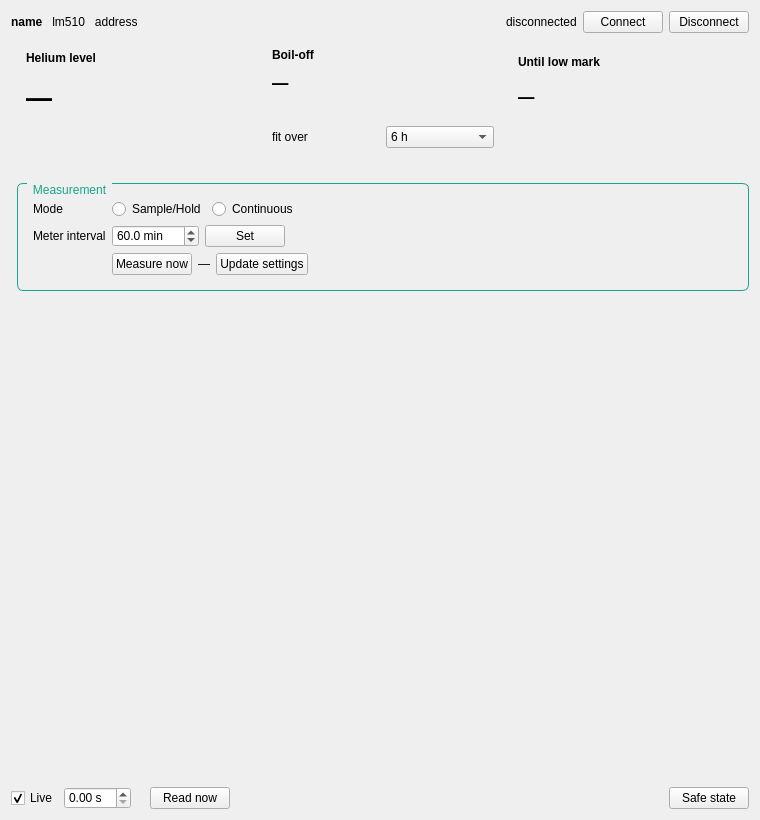
<?xml version="1.0" encoding="UTF-8"?>
<ui version="4.0">
 <author>GeneralMeasurements</author>
 <comment>Cryomagnetics LM-510 helium level panel (LM510Panel), after the legacy
HeliumMonitor.vi. Cards are QFrames with card=true and labels &lt;frame&gt;_caption / _value /
_sub. The fit combo's texts must match FITS in the code. Accent colour #17a589.</comment>
 <class>LM510Panel</class>
 <widget class="QWidget" name="LM510Panel">
  <property name="geometry">
   <rect><x>0</x><y>0</y><width>760</width><height>820</height></rect>
  </property>
  <property name="styleSheet">
   <string notr="true">QLabel[panelTitle=&quot;true&quot;] { background: #17a589; color: white; padding: 6px 10px; border-radius: 4px; font-size: 12pt; }
QGroupBox { border: 1px solid #17a589; border-radius: 6px; margin-top: 1.1em; padding: 6px; }
QGroupBox::title { subcontrol-origin: margin; left: 10px; padding: 0 4px; color: #17a589; font-weight: bold; }
QFrame[card=&quot;true&quot;] { border: 1px solid #17a589; border-left: 6px solid #17a589; border-radius: 6px; background: palette(base); }</string>
  </property>
  <layout class="QVBoxLayout" name="root" stretch="0,0,1,0,0">
   <item>
    <layout class="QHBoxLayout" name="head">
     <item>
      <widget class="QLabel" name="title">
       <property name="text"><string>&lt;b&gt;name&lt;/b&gt; &amp;nbsp; lm510 &amp;nbsp; address</string></property>
       <property name="panelTitle" stdset="0"><bool>true</bool></property>
      </widget>
     </item>
     <item><spacer name="head_stretch"><property name="orientation"><enum>Qt::Horizontal</enum></property><property name="sizeHint" stdset="0"><size><width>40</width><height>20</height></size></property></spacer></item>
     <item><widget class="QLabel" name="status"><property name="text"><string>disconnected</string></property></widget></item>
     <item><widget class="QPushButton" name="btn_connect"><property name="text"><string>Connect</string></property></widget></item>
     <item><widget class="QPushButton" name="btn_disconnect"><property name="text"><string>Disconnect</string></property></widget></item>
    </layout>
   </item>
   <item>
    <layout class="QHBoxLayout" name="top" stretch="0,1">
     <item><widget class="DewarGauge" name="dewar"/></item>
     <item>
      <layout class="QVBoxLayout" name="right">
       <item>
        <layout class="QHBoxLayout" name="cards">
         <item>
          <widget class="QFrame" name="cardLevel">
           <property name="card" stdset="0"><bool>true</bool></property>
           <layout class="QVBoxLayout" name="cardLevel_lay">
            <item><widget class="QLabel" name="cardLevel_caption"><property name="text"><string>&lt;b&gt;Helium level&lt;/b&gt;</string></property></widget></item>
            <item><widget class="QLabel" name="cardLevel_value"><property name="styleSheet"><string notr="true">font-size: 32pt; font-family: Consolas, monospace;</string></property><property name="text"><string>—</string></property></widget></item>
            <item><widget class="QLabel" name="cardLevel_sub"><property name="styleSheet"><string notr="true">color: palette(mid);</string></property><property name="text"><string/></property></widget></item>
           </layout>
          </widget>
         </item>
         <item>
          <widget class="QFrame" name="cardBoil">
           <property name="card" stdset="0"><bool>true</bool></property>
           <layout class="QVBoxLayout" name="cardBoil_lay">
            <item><widget class="QLabel" name="cardBoil_caption"><property name="text"><string>&lt;b&gt;Boil-off&lt;/b&gt;</string></property></widget></item>
            <item><widget class="QLabel" name="cardBoil_value"><property name="styleSheet"><string notr="true">font-size: 20pt; font-family: Consolas, monospace;</string></property><property name="text"><string>—</string></property></widget></item>
            <item><widget class="QLabel" name="cardBoil_sub"><property name="styleSheet"><string notr="true">color: palette(mid);</string></property><property name="text"><string/></property></widget></item>
            <item>
             <layout class="QHBoxLayout" name="cardBoil_extra">
              <item><widget class="QLabel" name="fit_label"><property name="text"><string>fit over</string></property></widget></item>
              <item>
               <widget class="QComboBox" name="fit">
                <property name="toolTip"><string>Linear fit over this much history</string></property>
                <property name="currentIndex"><number>1</number></property>
                <item><property name="text"><string>1 h</string></property></item>
                <item><property name="text"><string>6 h</string></property></item>
                <item><property name="text"><string>24 h</string></property></item>
               </widget>
              </item>
             </layout>
            </item>
           </layout>
          </widget>
         </item>
         <item>
          <widget class="QFrame" name="cardLeft">
           <property name="card" stdset="0"><bool>true</bool></property>
           <layout class="QVBoxLayout" name="cardLeft_lay">
            <item><widget class="QLabel" name="cardLeft_caption"><property name="text"><string>&lt;b&gt;Until low mark&lt;/b&gt;</string></property></widget></item>
            <item><widget class="QLabel" name="cardLeft_value"><property name="styleSheet"><string notr="true">font-size: 20pt; font-family: Consolas, monospace;</string></property><property name="text"><string>—</string></property></widget></item>
            <item><widget class="QLabel" name="cardLeft_sub"><property name="styleSheet"><string notr="true">color: palette(mid);</string></property><property name="text"><string/></property></widget></item>
           </layout>
          </widget>
         </item>
        </layout>
       </item>
       <item>
        <widget class="QLabel" name="info">
         <property name="text"><string/></property>
         <property name="wordWrap"><bool>true</bool></property>
        </widget>
       </item>
       <item>
        <widget class="QGroupBox" name="mode_box">
         <property name="title"><string>Measurement</string></property>
         <layout class="QFormLayout" name="mode_form">
          <item row="0" column="0"><widget class="QLabel" name="mode_label"><property name="text"><string>Mode</string></property></widget></item>
          <item row="0" column="1">
           <layout class="QHBoxLayout" name="mode_row">
            <item><widget class="QRadioButton" name="mode_sh"><property name="text"><string>Sample/Hold</string></property></widget></item>
            <item><widget class="QRadioButton" name="mode_c"><property name="text"><string>Continuous</string></property><property name="toolTip"><string>Continuous keeps the sensor heated: higher boil-off</string></property></widget></item>
            <item><spacer name="mode_stretch"><property name="orientation"><enum>Qt::Horizontal</enum></property><property name="sizeHint" stdset="0"><size><width>20</width><height>10</height></size></property></spacer></item>
           </layout>
          </item>
          <item row="1" column="0"><widget class="QLabel" name="meter_interval_label"><property name="text"><string>Meter interval</string></property></widget></item>
          <item row="1" column="1">
           <layout class="QHBoxLayout" name="interval_row">
            <item>
             <widget class="QDoubleSpinBox" name="meter_interval">
              <property name="decimals"><number>1</number></property>
              <property name="minimum"><double>0.1</double></property>
              <property name="maximum"><double>5999.9</double></property>
              <property name="value"><double>60</double></property>
              <property name="suffix"><string> min</string></property>
              <property name="toolTip"><string>The meter takes up to 99:59:59. 0 would mean "sample continuously" (constant boil-off), so the minimum here is 6 s.</string></property>
             </widget>
            </item>
            <item><widget class="QPushButton" name="btn_set_interval"><property name="text"><string>Set</string></property></widget></item>
            <item><spacer name="interval_stretch"><property name="orientation"><enum>Qt::Horizontal</enum></property><property name="sizeHint" stdset="0"><size><width>20</width><height>10</height></size></property></spacer></item>
           </layout>
          </item>
          <item row="2" column="1">
           <layout class="QHBoxLayout" name="measure_row">
            <item><widget class="QPushButton" name="btn_measure"><property name="text"><string>Measure now</string></property><property name="toolTip"><string>Start one measurement (heats the sensor briefly)</string></property></widget></item>
            <item><widget class="QLabel" name="last"><property name="text"><string>—</string></property></widget></item>
            <item><widget class="QPushButton" name="btn_update"><property name="text"><string>Update settings</string></property><property name="toolTip"><string>Read the settings from the instrument again (queries only), e.g. after a change on its front panel</string></property></widget></item>
            <item><spacer name="measure_stretch"><property name="orientation"><enum>Qt::Horizontal</enum></property><property name="sizeHint" stdset="0"><size><width>20</width><height>10</height></size></property></spacer></item>
           </layout>
          </item>
         </layout>
        </widget>
       </item>
       <item><spacer name="right_stretch"><property name="orientation"><enum>Qt::Vertical</enum></property><property name="sizeHint" stdset="0"><size><width>10</width><height>20</height></size></property></spacer></item>
      </layout>
     </item>
    </layout>
   </item>
   <item>
    <widget class="TimeChart" name="chart">
     <property name="yLabel" stdset="0"><string>helium level</string></property>
     <property name="curves_spec" stdset="0"><string>level=#48c9b0</string></property>
    </widget>
   </item>
   <item><widget class="CsvLog" name="log"/></item>
   <item>
    <layout class="QHBoxLayout" name="foot">
     <item><widget class="QCheckBox" name="live"><property name="text"><string>Live</string></property><property name="checked"><bool>true</bool></property></widget></item>
     <item><widget class="QDoubleSpinBox" name="interval"><property name="suffix"><string> s</string></property></widget></item>
     <item><widget class="QLabel" name="read_time"><property name="toolTip"><string>How long a read takes (the average of the last ten)</string></property></widget></item>
     <item><widget class="QPushButton" name="btn_read"><property name="text"><string>Read now</string></property></widget></item>
     <item><spacer name="foot_stretch"><property name="orientation"><enum>Qt::Horizontal</enum></property><property name="sizeHint" stdset="0"><size><width>40</width><height>20</height></size></property></spacer></item>
     <item><widget class="QPushButton" name="btn_safe"><property name="text"><string>Safe state</string></property></widget></item>
    </layout>
   </item>
  </layout>
 </widget>
 <customwidgets>
  <customwidget><class>DewarGauge</class><extends>QWidget</extends><header>gmcore.gui.common.widgets</header></customwidget>
  <customwidget><class>TimeChart</class><extends>QWidget</extends><header>gmcore.gui.common.widgets</header></customwidget>
  <customwidget><class>CsvLog</class><extends>QWidget</extends><header>gmcore.gui.common.widgets</header></customwidget>
 </customwidgets>
 <resources/>
 <connections/>
</ui>
